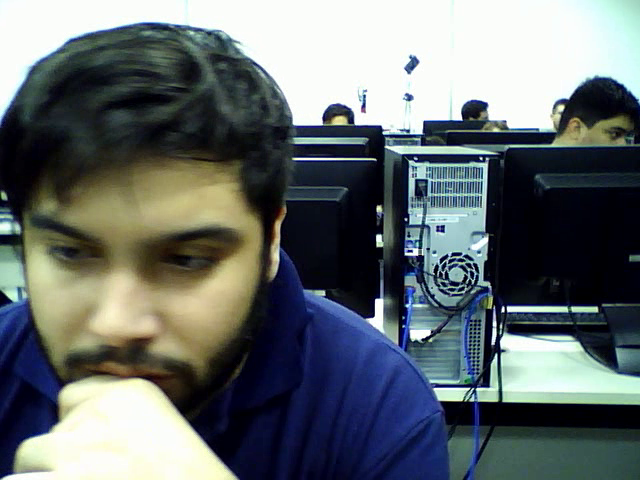
#> input picture frame 16 of Parte2/saida60fps.avi, 640 x 480 px, given in place of the camera
$ python lab7a.py
#> lines starting #> are read from the running program, lines starting #| are printed output that depends on the picture; after the words box and inside, x2 and y2 are one past the last pixel; in counts of white or black regions, pixels touching at a corner belong together
#> further down, frame is the input picture: shape (480, 640, 3); mean B, G, R 110, 108.3, 100.9
from __future__ import print_function
import cv2 as cv
import argparse

def detectAndDisplay(frame):
    frame_gray = cv.cvtColor(frame, cv.COLOR_BGR2GRAY)
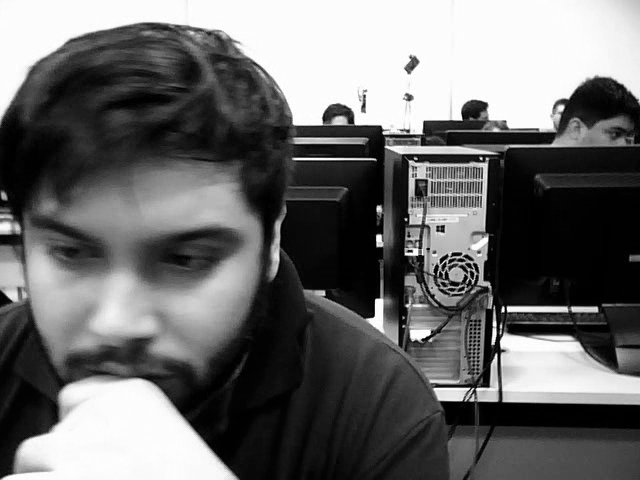
#> frame_gray: shape (480, 640); min 0, max 255, mean 106.2
    frame_gray = cv.equalizeHist(frame_gray)
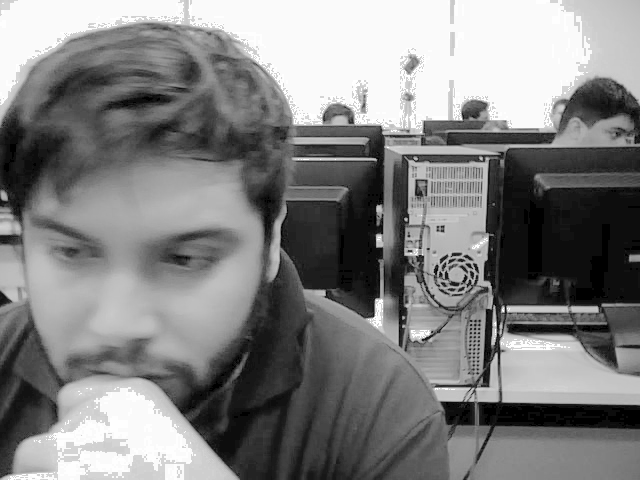
#> frame_gray: shape (480, 640); min 0, max 255, mean 129.2

    #-- Detect faces
    faces = face_cascade.detectMultiScale(frame_gray)
#> faces = [[7, 161, 251, 251]]
    for (x,y,w,h) in faces:
        center = (x + w//2, y + h//2)
        frame = cv.ellipse(frame, center, (w//2, h//2), 0, 0, 360, (255, 0, 255), 4)

        faceROI = frame_gray[y:y+h,x:x+w]
        #-- In each face, detect eyes
        eyes = eyes_cascade.detectMultiScale(faceROI)
        for (x2,y2,w2,h2) in eyes:
            eye_center = (x + x2 + w2//2, y + y2 + h2//2)
            radius = int(round((w2 + h2)*0.25))
            frame = cv.circle(frame, eye_center, radius, (255, 0, 0 ), 4)
#> this loop made 1 pass
#> (x, y, w, h, center, eyes) on pass 1: (7, 161, 251, 251, (132, 286), [[40, 69, 46, 46], [148, 70, 56, 56]])
#> pass 1, in detectAndDisplay, `frame = cv.ellipse(frame, center, (w//2, h//2), 0, 0, 360, (255, 0, 25..`:
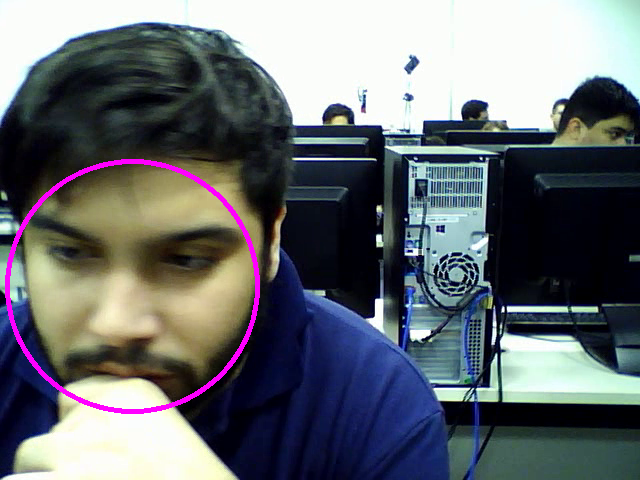
#> frame: shape (480, 640, 3); 1.28% of pixels changed, all inside (x1, y1, x2, y2) = (5, 159, 260, 414)
#> pass 1, in detectAndDisplay, `faceROI = frame_gray[y:y+h,x:x+w]`:
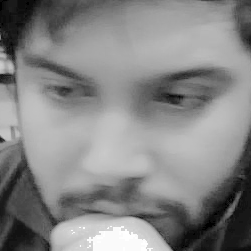
#> faceROI: shape (251, 251); min 0, max 255, mean 133.7
#> after the loop:
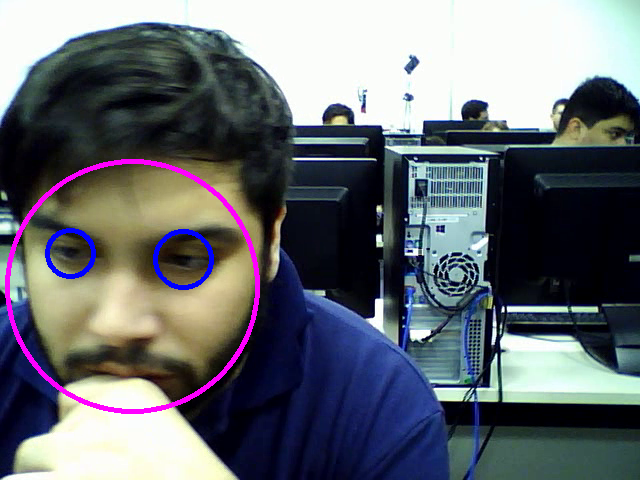
#> frame: shape (480, 640, 3); 0.52% of pixels changed, all inside (x1, y1, x2, y2) = (45, 228, 214, 290)

    cv.imshow('Capture - Face detection', frame)


#-- 1. Load the cascades
face_cascade = cv.CascadeClassifier()
eyes_cascade = cv.CascadeClassifier()

if not face_cascade.load('haarcascade_frontalface_alt.xml'):
    print('--(!)Error loading face cascade')
    exit(0)
if not eyes_cascade.load('haarcascade_eye_tree_eyeglasses.xml'):
    print('--(!)Error loading eyes cascade')
    exit(0)


#-- 2. Read the video stream
cap = cv.VideoCapture(0)

if not cap.isOpened:
    print('--(!)Error opening video capture')
    exit(0)

while True:
    ret, frame = cap.read()
    if frame is None:
        print('--(!) No captured frame -- Break!')
        break

    detectAndDisplay(frame)

    if cv.waitKey(1) == ord('q'):
#> (key q is pressed here)
        cv.imwrite('mayara_webcam.png',frame)
        break

cv.destroyAllWindows()

$ run again, starting later in the video
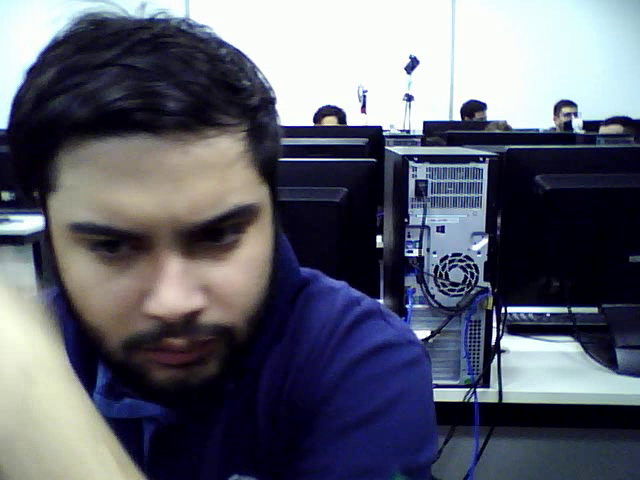
#> input picture frame 73 of Parte2/saida60fps.avi, 640 x 480 px, given in place of the camera
#> frame is the input picture: shape (480, 640, 3); mean B, G, R 110.4, 96.9, 94
#> faces = [[34, 139, 268, 268]]
#> the loop in detectAndDisplay, `for (x,y,w,h) in faces:` made 1 pass
#> (x, y, w, h, center, eyes) on pass 1: (34, 139, 268, 268, (168, 273), [[55, 84, 48, 48], [148, 65, 62, 62]])
#> pass 1, in detectAndDisplay, `faceROI = frame_gray[y:y+h,x:x+w]`:
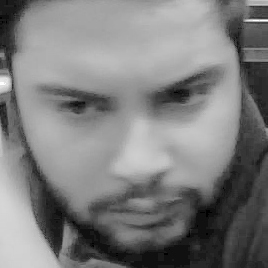
#> faceROI: shape (268, 268); min 0, max 255, mean 125.1
#> after the loop in detectAndDisplay, `for (x,y,w,h) in faces:`:
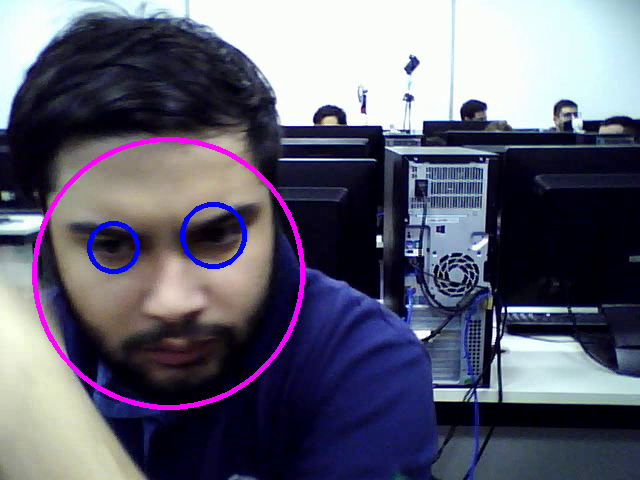
#> frame: shape (480, 640, 3); mean B, G, R 113.6, 95.4, 95.9
